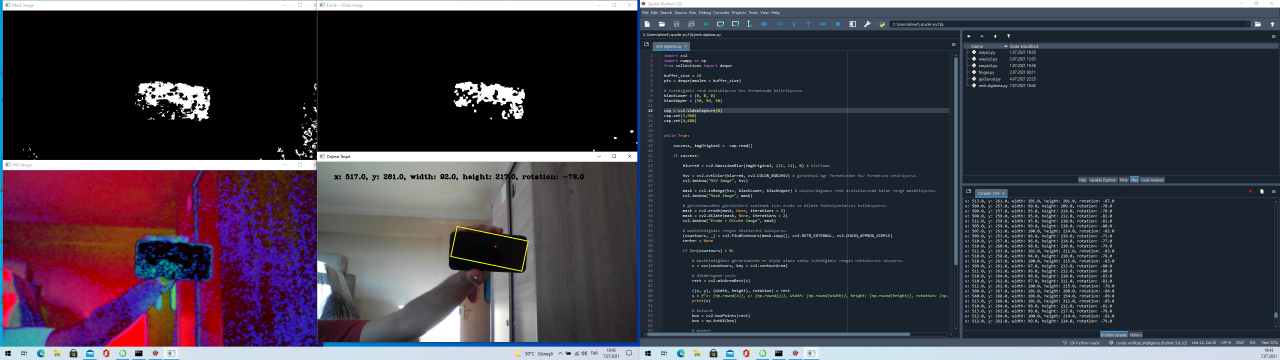
#> input picture renk algılama/Renk Algılama.png, 3840 x 1080 px, given in place of the camera (shown at 1/3 size)
$ python 'renk algılama.py'
#> lines starting #> are read from the running program, lines starting #| are printed output that depends on the picture; after the words box and inside, x2 and y2 are one past the last pixel; in counts of white or black regions, pixels touching at a corner belong together
import cv2
import numpy as np
from collections import deque

buffer_size = 16
pts = deque(maxlen = buffer_size)

# istediğimiz renk aralıklarını hsv formatında belirtiyoruz.
blackLower = (100, 80, 75)
blackUpper = (185, 180, 200)

cap = cv2.VideoCapture(0)
cap.set(3,960)
cap.set(4,480)


while True:

    success, imgOriginal =  cap.read()
#> imgOriginal is the input picture: shape (1080, 3840, 3); mean B, G, R 68.2, 57.1, 61

    if success:

        blurred = cv2.GaussianBlur(imgOriginal, (11, 11), 0) # blurlama

        hsv = cv2.cvtColor(blurred, cv2.COLOR_BGR2HSV) # görüntüyü bgr formatından hsv formatına çeviriyoruz.
#> hsv: shape (1080, 3840, 3); mean H, S, V 78.7, 79.7, 76
        cv2.imshow("HSV Image", hsv)

        mask = cv2.inRange(hsv, blackLower, blackUpper) # oluşturduğumuz renk aralıklarında kalan rengi maskeliyoruz.
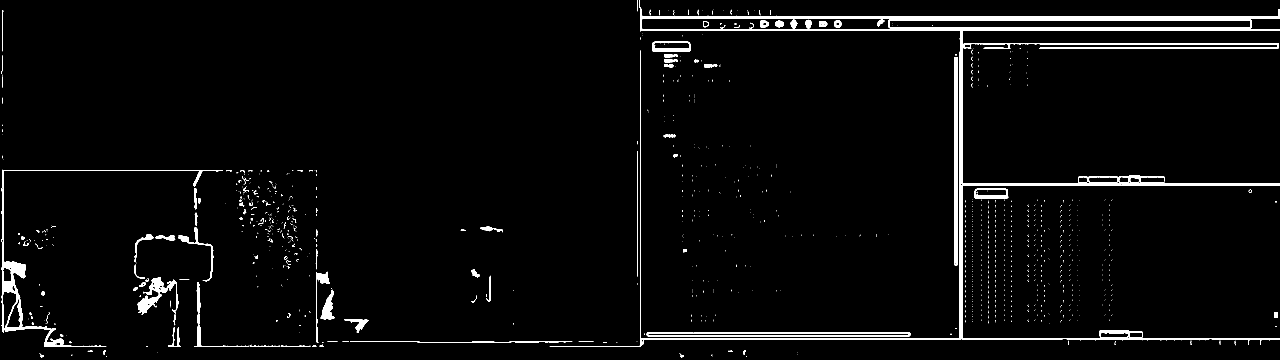
#> mask: shape (1080, 3840) (shown at 1/3 size); 2.7% white; 1162 white regions (1030 under 20 px), largest, box (x1, y1, x2, y2) and area: (1649, 0, 3840, 1040) 53194, (3, 509, 668, 1040) 10380, (1940, 996, 2731, 1009) 6331
        cv2.imshow("Mask Image", mask)

        # görüntümüzdeki gürültüleri azaltmak için erode ve dilate fonksiyonlarını kullanıyoruz.
        mask = cv2.erode(mask, None, iterations = 2)
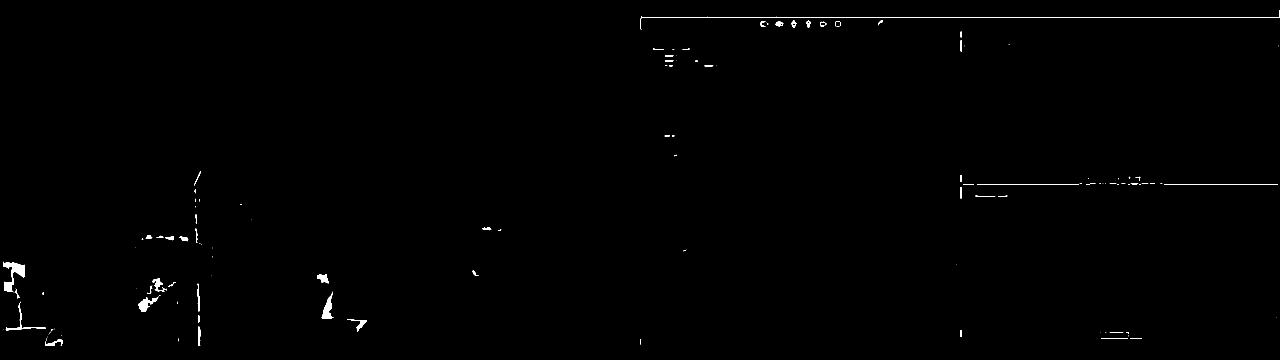
#> mask: shape (1080, 3840) (shown at 1/3 size); 0.48% white; 128 white regions (70 under 20 px), largest, box (x1, y1, x2, y2) and area: (1922, 30, 3840, 89) 5819, (9, 785, 75, 876) 2272, (965, 875, 1000, 956) 1192
        mask = cv2.dilate(mask, None, iterations = 2)
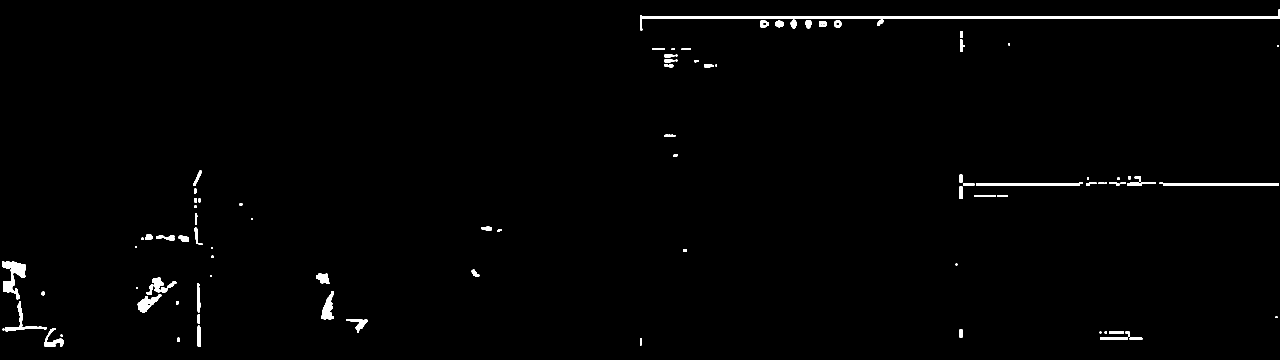
#> mask: shape (1080, 3840) (shown at 1/3 size); 1.1% white; 100 white regions
        cv2.imshow("Erode + Dilate Image", mask)

        # maskelediğimiz rengin köşelerini buluyoruz.
        (countours, _) = cv2.findContours(mask.copy(), cv2.RETR_EXTERNAL, cv2.CHAIN_APPROX_SIMPLE)
#> countours = 100 contours, 11 with area under 20; largest, box (x1, y1, x2, y2) and area: (1920, 28, 3840, 91) 11740, (7, 783, 77, 898) 3267, (3490, 550, 3836, 557) 2070, (2929, 547, 3248, 557) 1894, (963, 873, 1002, 958) 1640
        center = None

        if len(countours) > 0:

            # maskelediğimiz görüntümüzde en büyük alana sahip istediğimiz rengin noktalarını alıyoruz.
            c = max(countours, key = cv2.contourArea)
#> c = contour of 35 points, box (x1, y1, x2, y2) (1920, 28, 3840, 91), area 11740

            # dikdörtgene çevir
            rect = cv2.minAreaRect(c)
#> rect = ((2879.5, 59.01), (1919.5, 44.05), -0.539)

            ((x, y), (width, height), rotation) = rect
#> x = 2879.5; y = 59.01; width = 1919.5; height = 44.05; rotation = -0.539
            s = f"x: {np.round(x)}, y: {np.round(y)}, width: {np.round(width)}, height: {np.round(height)}, rotation: {np.round(rotation)}"
            print(s)
#| x: 2880.0, y: 59.0, width: 1919.0, height: 44.0, rotation: -1.0

            # kutucuk
            box = cv2.boxPoints(rect)
#> box = [[1920, 90.06], [1919.6, 46.01], [3839, 27.97], [3839.4, 72.01]]
            box = np.int64(box)
#> box = [[1920, 90], [1919, 46], [3838, 27], [3839, 72]]

            # moment
            M = cv2.moments(c)
#> M = moments, m00 11739.5, centre m10/m00, m01/m00 = (2871.6, 52.19)
            center = (int(M["m10"]/M["m00"]), int(M["m01"]/M["m00"]))
#> center = (2871, 52)

            # konturu çizdir: sarı
            cv2.drawContours(imgOriginal, [box], 0, (0,255,255), 2)

            # merkeze bir tane nokta çizelim
            cv2.circle(imgOriginal, center, 3, (255,0,255), -1)

            # bilgileri ekrana yazdır
            cv2.putText(imgOriginal, s, (50, 50), cv2.FONT_HERSHEY_COMPLEX_SMALL, 1, (0,0,0), 2)

            cv2.imshow("Orijinal Tespit", imgOriginal)

    if cv2.waitKey(1) & 0xFF == ord("q"): break
#> (key q is pressed here)
